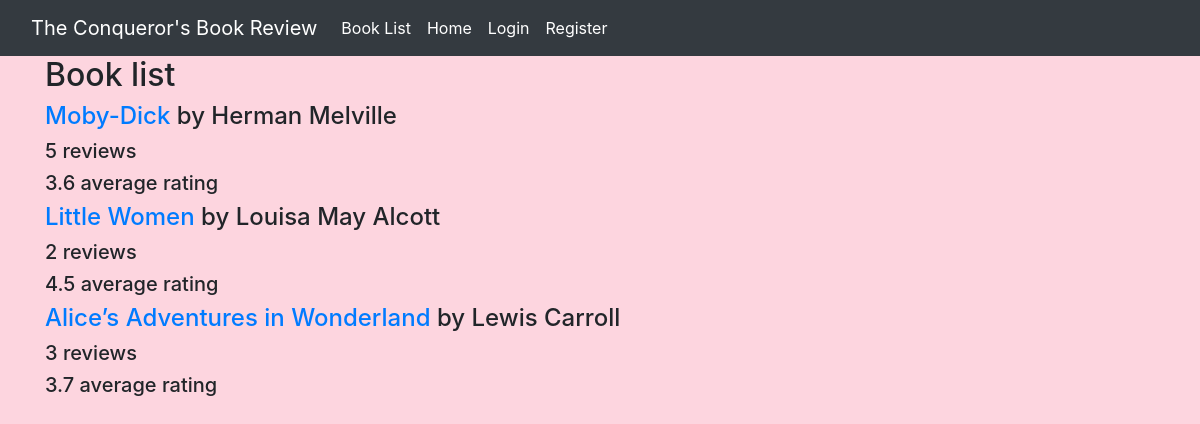
The page /books/ on the database its author committed.
### reviews/models.py (models this page shows, shortened)
class Book(models.Model):
    name = models.CharField(max_length=200)
    author = models.CharField(max_length=200, default='Anonymous')
    def average_rating(self):
        return self.review_set.aggregate(Avg('rating'))['rating__avg']

### reviews/views.py (the view)
# urls.py: path('books/', views.book_list, name='book_list'),
def book_list(request):
    book_list = Book.objects.order_by('-name')
    context = {'book_list':book_list}
    return render(request, 'reviews/book_list.html', context)

### reviews/templates/reviews/book_list.html (shortened to what this page needs)
{% extends 'base.html' %}
{%block content%}
<h2>Book list</h2>
{% if book_list %}
<div>
    {% for book in book_list %}
    <div>
        <h4><a href="{% url 'reviews:book_detail' book.id %}">
        {{ book.name }}
        </a>by {{ book.author }}</h4>
        <h5>{{ book.review_set.count }} reviews</h5>
        <h5>{{ book.average_rating | floatformat }} average rating</h5>
    </div>
    {% endfor %}
</div>
{% else %}
    <p>No books are available.</p>
{% endif %}
{% endblock %}

### rows shown on the page
Book: name "Moby-Dick", author "Herman Melville", review_set.count "5", average_rating "3.6"
Book: name "Little Women", author "Louisa May Alcott", review_set.count "2", average_rating "4.5"
Book: name "Alice’s Adventures in Wonderland", author "Lewis Carroll", review_set.count "3", average_rating "3.7"
